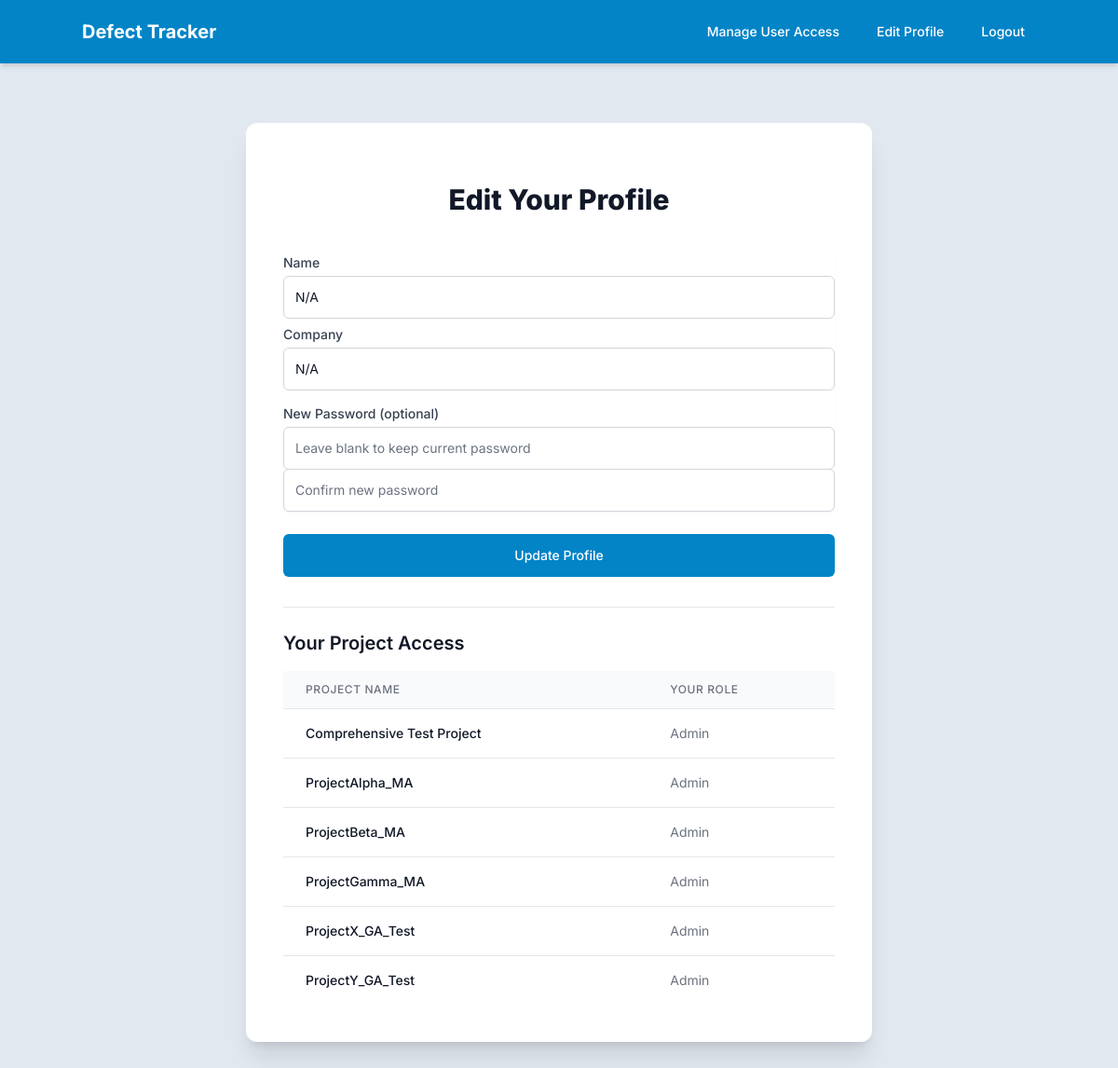
The page /edit_profile (signed in) on the database as committed earlier.
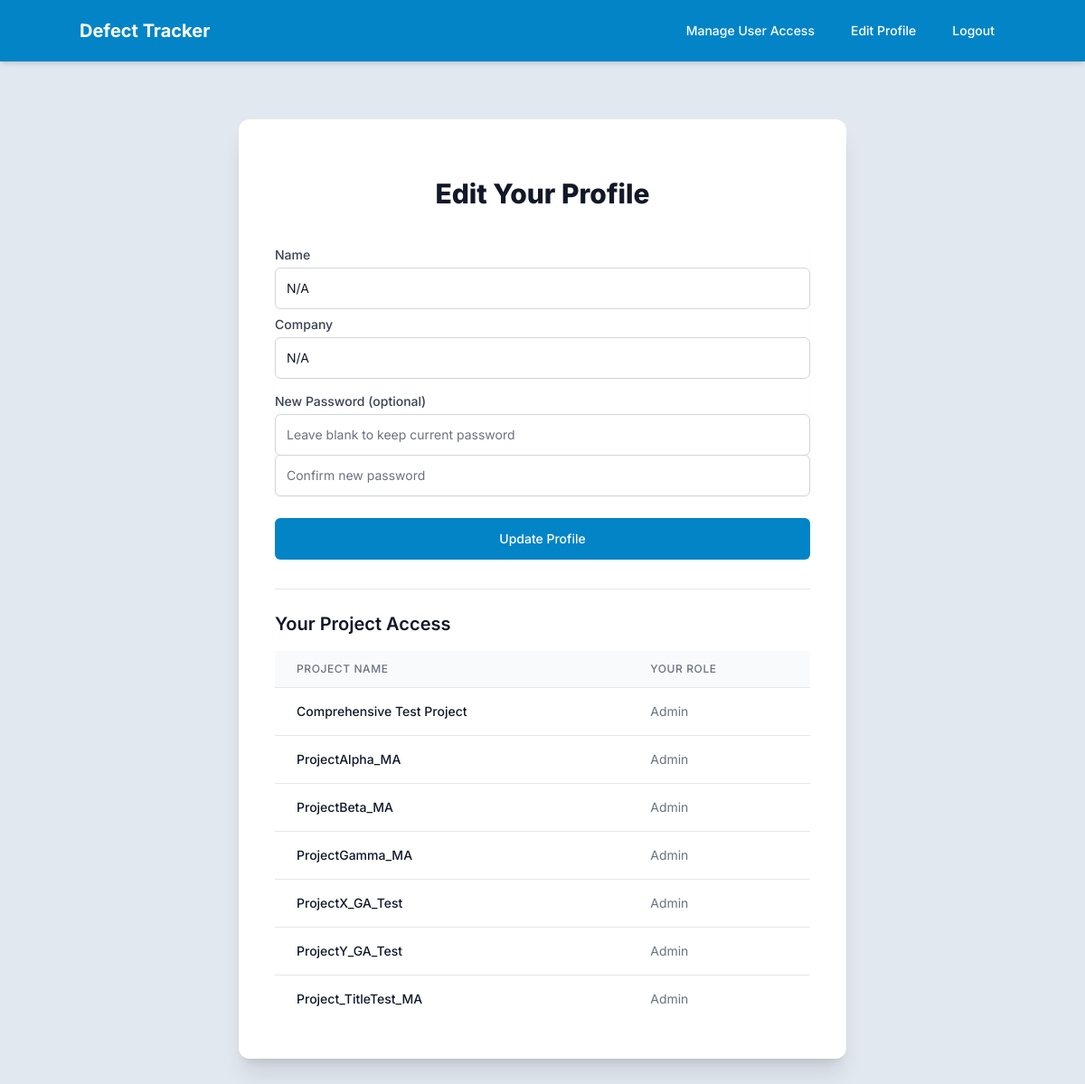
The same page on the database as committed later.
### app.py (models this page shows)
class ProjectAccess(db.Model):
    __tablename__ = 'project_access'
    id = db.Column(db.Integer, primary_key=True)
    user_id = db.Column(db.Integer, db.ForeignKey('users.id'), nullable=False)
    project_id = db.Column(db.Integer, db.ForeignKey('projects.id'), nullable=False)
    role = db.Column(db.String(50), nullable=False)
    user = db.relationship('User', back_populates='projects')
    project = db.relationship('Project')

class Project(db.Model):
    __tablename__ = 'projects'
    id = db.Column(db.Integer, primary_key=True)
    name = db.Column(db.String(255))
    defects = db.relationship('Defect', back_populates='project', cascade='all, delete-orphan')
    checklists = db.relationship('Checklist', back_populates='project', cascade='all, delete-orphan')
    accesses = db.relationship('ProjectAccess', back_populates='project', cascade='all, delete-orphan')
    drawings = db.relationship('Drawing', back_populates='project', cascade='all, delete-orphan')

### app.py (the view, shortened to what this page needs)
@app.route('/edit_profile', methods=['GET', 'POST'])
@login_required
def edit_profile():
    project_accesses = [
        pa for pa in current_user.projects
        if pa.project and pa.project.name
    ]
    return render_template('edit_profile.html',
                           user=current_user,
                           name=current_user.name,
                           company=current_user.company,
                           project_accesses=project_accesses)

### app.py (called while the page is built)
@login_manager.user_loader
def load_user(user_id):
    return db.session.get(User, int(user_id))

@app.context_processor
def utility_processor():
    def get_absolute_static_path_for_template(relative_path):
        if not relative_path:
            return None
        if ".." in relative_path:
            logger.warning(f"Potential path traversal attempt in get_absolute_static_path: {relative_path}")
            return None # Or raise an error, or return a placeholder
        absolute_path = os.path.normpath(os.path.join(app.static_folder, relative_path.lstrip('/\\')))
        if os.path.commonprefix([absolute_path, app.static_folder]) != app.static_folder:
            logger.warning(f"Path {absolute_path} resolved outside static folder from relative path {relative_path}")
            return None # Or some placeholder
        return absolute_path
    return dict(get_absolute_static_path=get_absolute_static_path_for_template)

### templates/edit_profile.html (shortened to what the changed rows need)
{% extends "layout.html" %}
{% block content %}
<div class="min-h-[calc(100vh-12rem)] flex flex-col items-center justify-center py-12 px-4 sm:px-6 lg:px-8">
    <div class="max-w-2xl w-full space-y-8 bg-white p-8 sm:p-10 shadow-xl rounded-xl">
        <div>
            <h2 class="mt-6 text-center text-3xl font-extrabold text-gray-900">
                Edit Your Profile
            </h2>
        </div>
        <div class="mt-10 pt-6 border-t border-gray-200">
            {% if project_accesses and project_accesses|length > 0 %}
                <div class="overflow-x-auto">
                    <table class="min-w-full divide-y divide-gray-200">
                        <thead class="bg-gray-50">
                            <tr>
                                <th scope="col" class="px-6 py-3 text-left text-xs font-medium text-gray-500 uppercase tracking-wider">
                                    Project Name
                                </th>
                                <th scope="col" class="px-6 py-3 text-left text-xs font-medium text-gray-500 uppercase tracking-wider">
                                    Your Role
                                </th>
                            </tr>
                        </thead>
                        <tbody class="bg-white divide-y divide-gray-200">
                            {% for pa in project_accesses %}
                            <tr>
                                <td class="px-6 py-4 whitespace-nowrap text-sm font-medium text-gray-900">
                                    {{ pa.project.name }}
                                </td>
                                <td class="px-6 py-4 whitespace-nowrap text-sm text-gray-500">
                                    {{ pa.role|capitalize }}
                                </td>
                            </tr>
                            {% endfor %}
                        </tbody>
                    </table>
                </div>
            {% else %}
                <p class="text-sm text-gray-500">You do not have access to any projects yet.</p>
            {% endif %}
        </div>
    </div>
</div>
{% endblock %}

Rows that differ between the two databases and show on the page:
added ProjectAccess: project.name "Project_TitleTest_MA", role "Admin"
